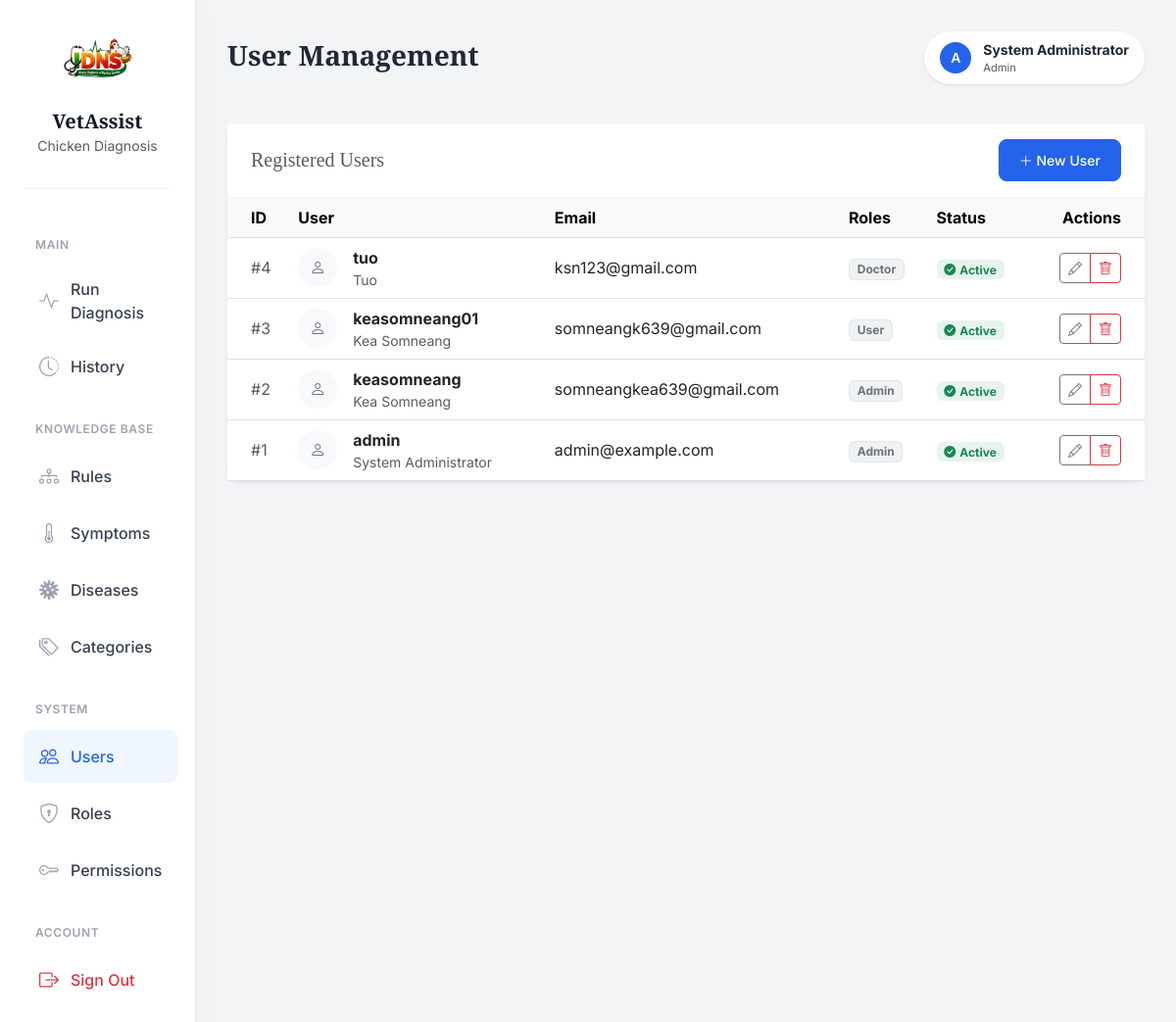
Before: /users/ (signed in) with the older database file.
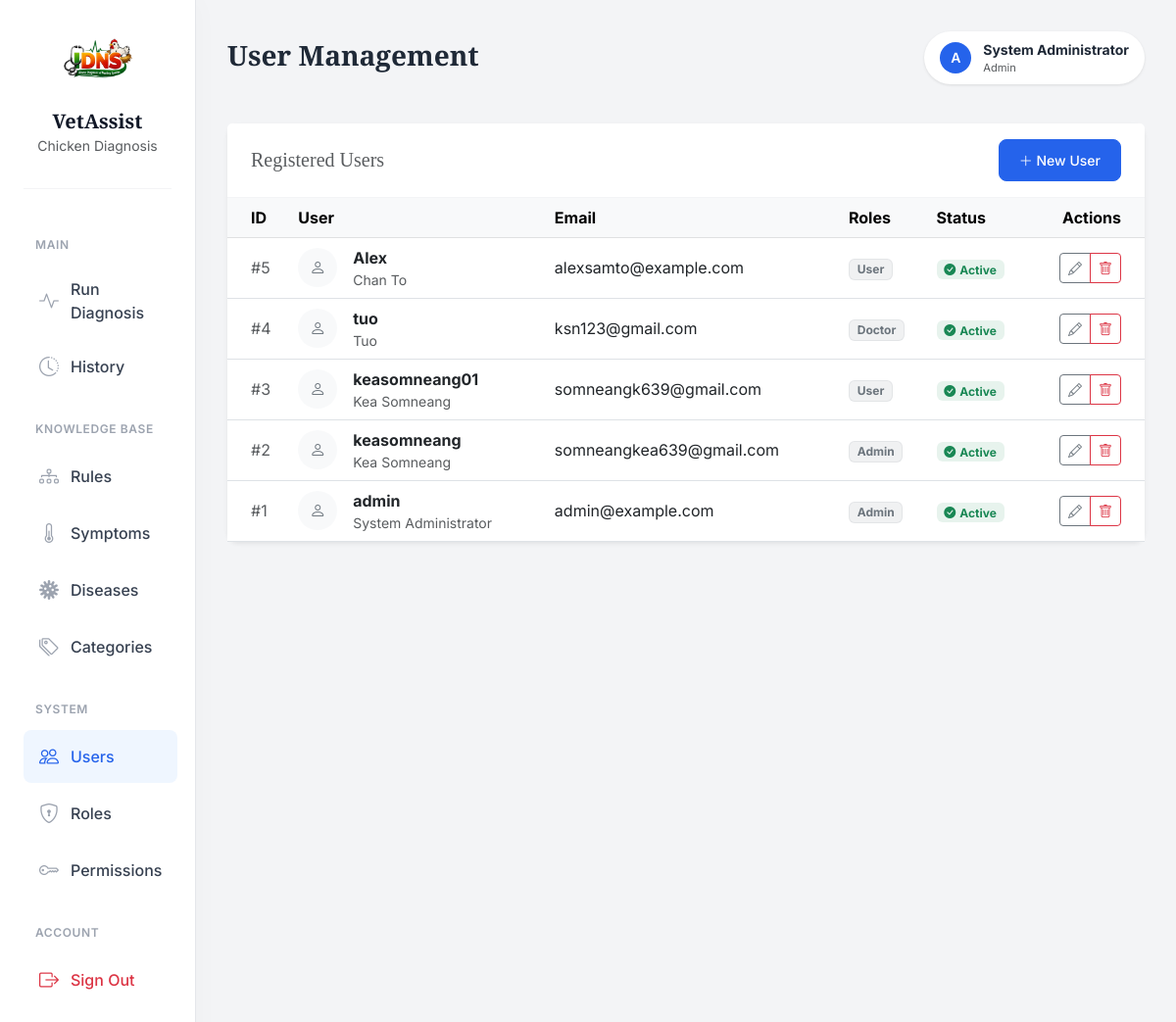
After: the same page with the newer database file.
### app/models/user.py (models this page shows, shortened)
class UserTable(UserMixin, db.Model):
    __tablename__ = "tbl_users"
    id = db.Column(db.Integer, db.Sequence('seq_users_id'), primary_key=True)
    username = db.Column(db.String(80), unique=True, nullable=False)
    email = db.Column(db.String(120), unique=True, nullable=False)
    full_name = db.Column(db.String(120), nullable=False)
    is_active = db.Column(db.Boolean, default=True, nullable=False)
    password_hash = db.Column(db.String(255), nullable=False)
    created_at = db.Column(db.DateTime, default=datetime.utcnow, nullable=False)
    updated_at = db.Column(db.DateTime, default=datetime.utcnow, onupdate=datetime.utcnow, nullable=False)
    roles = db.relationship("RoleTable", secondary=tbl_user_roles, back_populates="users")
    def has_role(self, role_name: str) -> bool:
        return any(role.name == role_name for role in self.roles)

### app/models/role.py (models this page shows, shortened)
class RoleTable(db.Model):
    __tablename__= "tbl_roles"
    id = db.Column(db.Integer, db.Sequence('seq_roles_id'), primary_key=True)
    name = db.Column(db.String(80), unique=True, nullable=False)
    description = db.Column(db.String(255))
    created_at = db.Column(db.DateTime, default=datetime.utcnow, nullable=False)
    updated_at = db.Column(db.DateTime, default=datetime.utcnow, onupdate=datetime.utcnow, nullable=False)
    users = db.relationship("UserTable", secondary=tbl_user_roles,back_populates="roles" )
    permissions = db.relationship("PermissionTable", secondary=tbl_role_permissions, back_populates="roles")

### app/routes/user_routes.py (the view)
@user_bp.route("/")
@login_required
def index():
    users = UserService.get_user_all()
    return render_template("users/index.html", users=users)

### app/services/user_service.py (called while the page is built)
    @staticmethod
    def get_user_all() -> List[UserTable]:
        return UserTable.query.order_by(UserTable.id.desc()).all()

### app/templates/users/index.html (shortened to what this page needs)
{% extends "layouts/base.html" %}
{% block page_title %}User Management{% endblock %}
{% block content %}
<div class="card shadow-sm">
    <div class="card-header bg-white py-3 d-flex justify-content-between align-items-center">
        <h5 class="mb-0 text-muted">Registered Users</h5>
        <a href="{{ url_for('tbl_users.create') }}" class="btn btn-primary btn-sm">
            <i class="bi bi-plus-lg"></i> New User
        </a>
    </div>
    <div class="table-responsive">
        <table class="table table-hover align-middle mb-0">
            <thead class="table-light">
                <tr>
                    <th class="ps-4">ID</th>
                    <th>User</th>
                    <th>Email</th>
                    <th>Roles</th>
                    <th>Status</th>
                    <th class="text-end pe-4">Actions</th>
                </tr>
            </thead>
            <tbody>
                {% for user in users %}
                <tr>
                    <td class="ps-4 text-muted">#{{ user.id }}</td>
                    <td>
                        <div class="d-flex align-items-center">
                            <div class="bg-light rounded-circle d-flex align-items-center justify-content-center me-3" style="width: 40px; height: 40px;">
                                <i class="bi bi-person text-secondary"></i>
                            </div>
                            <div>
                                <div class="fw-bold">{{ user.username }}</div>
                                <div class="small text-muted">{{ user.full_name }}</div>
                            </div>
                        </div>
                    </td>
                    <td>{{ user.email }}</td>
                    <td>
                        {% for role in user.roles %}
                            <span class="badge bg-secondary bg-opacity-10 text-secondary border border-secondary border-opacity-10">{{ role.name }}</span>
                        {% else %}
                            <span class="text-muted small fst-italic">No roles</span>
                        {% endfor %}
                    </td>
                    <td>
                        {% if user.is_active %}
                            <span class="badge bg-success bg-opacity-10 text-success"><i class="bi bi-check-circle-fill me-1"></i>Active</span>
                        {% else %}
                            <span class="badge bg-danger bg-opacity-10 text-danger"><i class="bi bi-x-circle-fill me-1"></i>Inactive</span>
                        {% endif %}
                    </td>
                    <td class="text-end pe-4">
                        <div class="btn-group">
                            <a href="{{ url_for('tbl_users.edit', user_id=user.id) }}" class="btn btn-sm btn-outline-secondary" title="Edit">
                                <i class="bi bi-pencil"></i>
                            </a>
                            <a href="{{ url_for('tbl_users.delete', user_id=user.id) }}" class="btn btn-sm btn-outline-danger" title="Delete">
                                <i class="bi bi-trash"></i>
                            </a>
                        </div>
                    </td>
                </tr>
                {% endfor %}
            </tbody>
        </table>
    </div>
</div>
{% endblock %}

### app/templates/layouts/base.html (shortened to what the changed rows need)
<!DOCTYPE html>
<html lang="en">
<head>
    <link href="https://cdn.jsdelivr.net/npm/bootstrap@5.3.0/dist/css/bootstrap.min.css" rel="stylesheet">
    <link rel="stylesheet" href="https://cdn.jsdelivr.net/npm/bootstrap-icons@1.11.3/font/bootstrap-icons.min.css">
</head>
<body>
    <div class="container-fluid">
        <div class="row">
            <main class="{% block main_class %}col-md-9 ms-sm-auto col-lg-10{% endblock %} content-wrapper">
                <div class="page-header">
                    <div>
                        <h2 class="h3 fw-bold mb-1">{% block page_title %}{% endblock %}</h2>
                    </div>
                    {% if current_user.is_authenticated %}
                    <div class="user-profile">
                        <div class="user-avatar">
                            {{ current_user.username[0] | upper }}
                        </div>
                        <div class="d-none d-sm-block">
                            <div class="fw-bold small">{{ current_user.full_name }}</div>
                            <div class="text-muted" style="font-size: 0.7rem;">{{ current_user.roles[0].name if current_user.roles else 'User' }}</div>
                        </div>
                    </div>
                    {% endif %}
                </div>
                {% block content %}{% endblock %}
            </main>
        </div>
    </div>
</body>
</html>

Changed rows visible on the page:
added UserTable: id "5", username "Alex", full_name "Chan To", email "alexsamto@example.com", is_active True (drawn), RoleTable (name "User")
